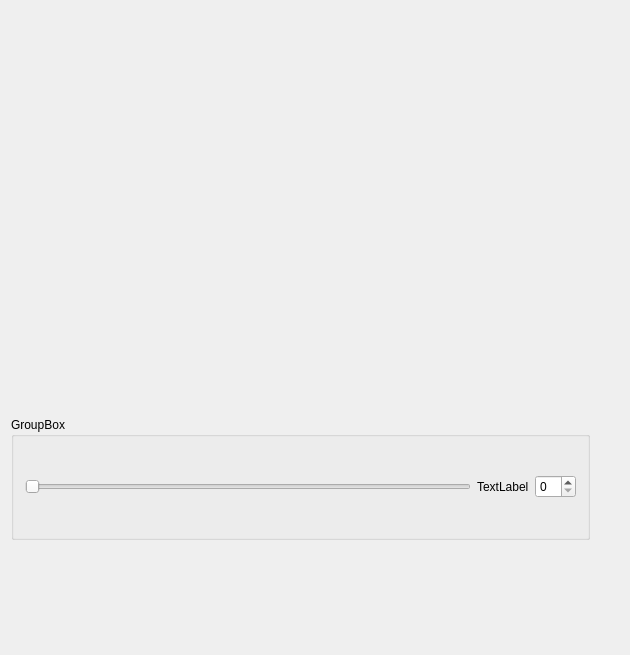
<?xml version="1.0" encoding="UTF-8"?>
<ui version="4.0">
 <class>MainWindow</class>
 <widget class="QMainWindow" name="MainWindow">
  <property name="geometry">
   <rect>
    <x>0</x>
    <y>0</y>
    <width>630</width>
    <height>655</height>
   </rect>
  </property>
  <property name="windowTitle">
   <string>Praktikum 2 Fenster</string>
  </property>
  <widget class="QWidget" name="centralWidget">
   <widget class="QWidget" name="verticalLayoutWidget">
    <property name="geometry">
     <rect>
      <x>0</x>
      <y>0</y>
      <width>601</width>
      <height>551</height>
     </rect>
    </property>
    <layout class="QVBoxLayout" name="vblControls">
     <property name="sizeConstraint">
      <enum>QLayout::SetDefaultConstraint</enum>
     </property>
     <item>
      <widget class="MyGLWidget" name="myglwid" native="true">
       <property name="minimumSize">
        <size>
         <width>400</width>
         <height>400</height>
        </size>
       </property>
      </widget>
     </item>
     <item>
      <widget class="QGroupBox" name="gbxRotation">
       <property name="maximumSize">
        <size>
         <width>800</width>
         <height>16777215</height>
        </size>
       </property>
       <property name="title">
        <string>GroupBox</string>
       </property>
       <layout class="QVBoxLayout" name="verticalLayout">
        <item>
         <layout class="QHBoxLayout" name="hblRotationZ">
          <item>
           <widget class="QSlider" name="sldRotationZ">
            <property name="orientation">
             <enum>Qt::Horizontal</enum>
            </property>
           </widget>
          </item>
          <item>
           <widget class="QLabel" name="lblRotationZ">
            <property name="text">
             <string>TextLabel</string>
            </property>
           </widget>
          </item>
          <item>
           <widget class="QSpinBox" name="sbxRotationZ"/>
          </item>
         </layout>
        </item>
       </layout>
      </widget>
     </item>
    </layout>
   </widget>
  </widget>
 </widget>
 <layoutdefault spacing="6" margin="11"/>
 <customwidgets>
  <customwidget>
   <class>MyGLWidget</class>
   <extends>QWidget</extends>
   <header>myglwidget.h</header>
   <container>1</container>
  </customwidget>
 </customwidgets>
 <resources/>
 <connections/>
</ui>
